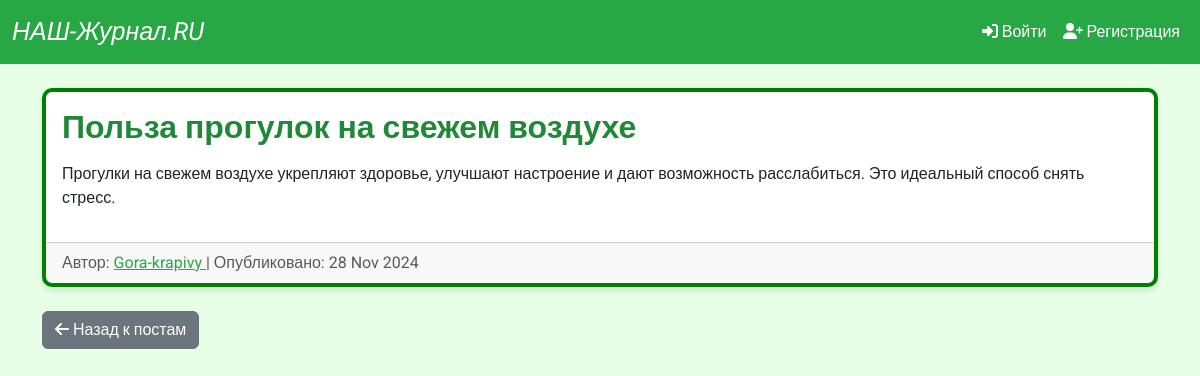
The app's page /post/1/ with its own data.
### blog/models.py (models this page shows, shortened)
class Post(models.Model):
    title = models.CharField(max_length=200)
    content = models.TextField()
    pub_date = models.DateTimeField(default=timezone.now)
    published = models.BooleanField(default=True)
    author = models.ForeignKey(User, on_delete=models.CASCADE, related_name='posts')

### blog/views.py (the view)
# urls.py: path('post/<int:post_id>/', views.post_detail_view, name='post_detail'),
def post_detail_view(request, post_id):
    post = get_object_or_404(Post, id=post_id, published=True)
    return render(request, 'blog/post_detail.html', {'post': post})

### blog/templates/blog/post_detail.html (shortened to what this page needs)
{% extends 'blog/base.html' %}
{% block content %}
    <div class="card mb-4">
        <div class="card-body">
            <h2 class="card-title">{{ post.title }}</h2>
            <p class="card-text">{{ post.content|linebreaks }}</p>
        </div>
        <div class="card-footer text-muted">
            Автор:
            <a href="{% url 'user_profile' post.author.username %}">
                {{ post.author.username }}
            </a> | Опубликовано: {{ post.pub_date|date:"d M Y" }}
        </div>
    </div>
    <a href="{% url 'post_list' %}" class="btn btn-secondary">
        <i class="fas fa-arrow-left"></i> Назад к постам
    </a>
{% endblock %}

### static/css/custom.css (style rules this page uses)
body { background-color: #e6ffe6; font-family: 'Roboto', sans-serif; color: #333333; }
.card { border-radius: 10px; box-shadow: 0 4px 6px rgba(0, 0, 0, 0.1); border: 4px solid green; }
.card-title { color: #218838; }
.card-text { color: #006400; }
a { color: #28a745; }
.card-text, .form-label, .form-control, .nav-link, .navbar-brand { font-size: 1rem; line-height: 1.5; }
h1, h2, h3, h4, h5, h6 { color: #218838; font-weight: 700; }

### records on screen
Post: title "Польза прогулок на свежем воздухе", content "Прогулки на свежем воздухе укрепляют здоровье, улучшают настроение и дают возможность расслабиться. Это идеальный способ снять стресс.", author.username "Gora-krapivy", pub_date "28 Nov 2024"
